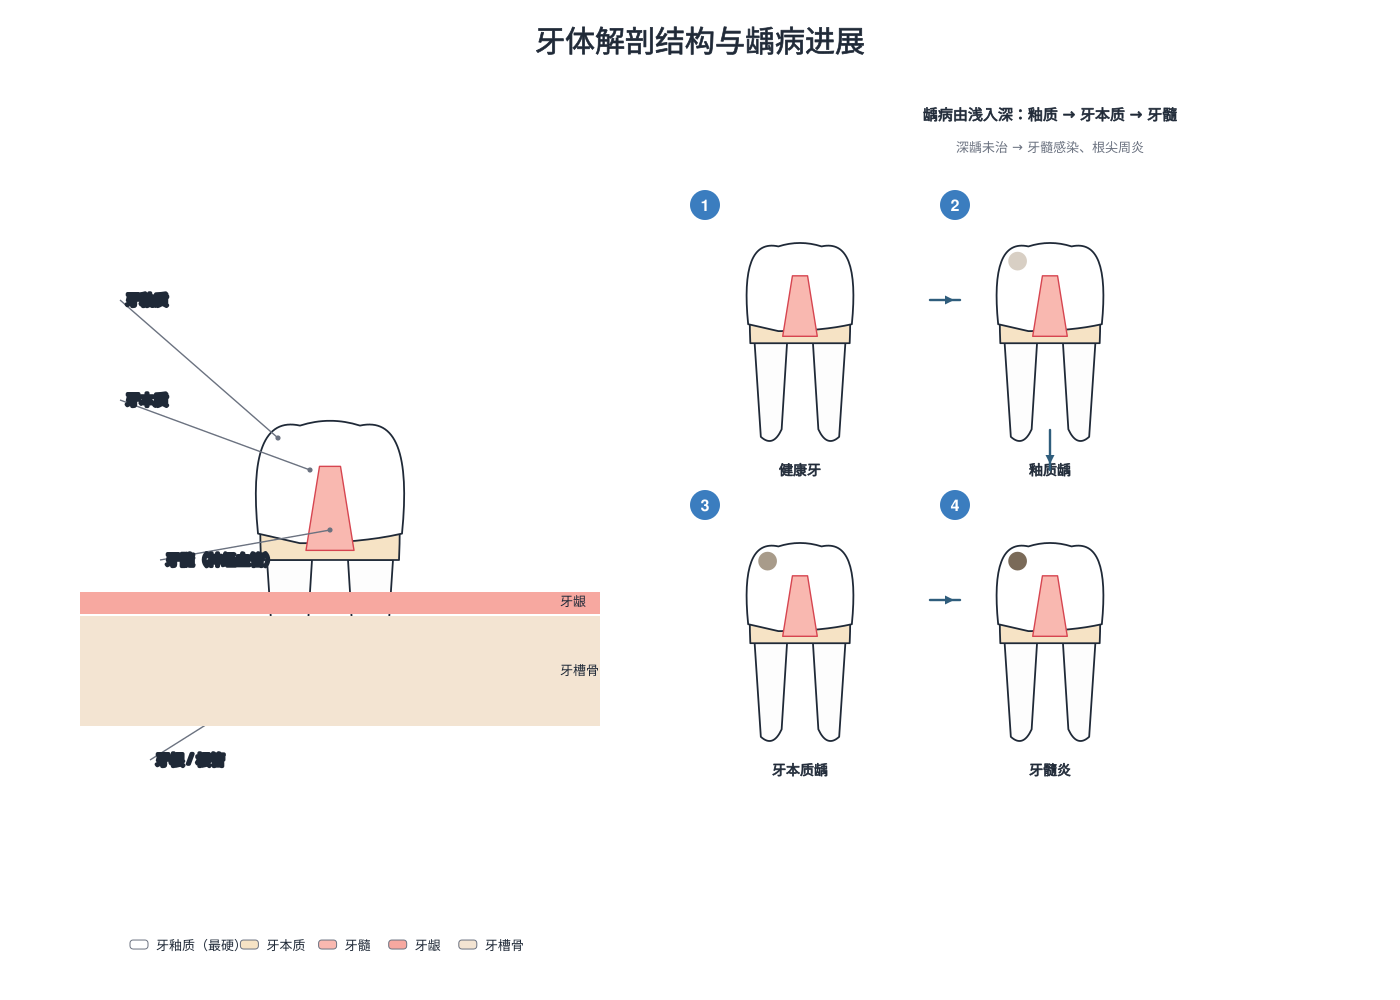

Here is the Python script that generated this plot:
# -*- coding: utf-8 -*-
"""口腔医学：牙体结构与龋病进展四阶段"""
import os, sys
sys.path.insert(0, r"C:\Users\Administrator\.workbuddy\skills\medical-illustration\scripts")
from bio_graphics import Canvas, C, leader_label

OUT = os.path.expanduser("~/.workbuddy/skills/medical-illustration/assets/examples/disciplines")
os.makedirs(OUT, exist_ok=True)

c = Canvas(1400, 1000)
c.title("牙体解剖结构与龋病进展", size=30)

# ---------- 左：牙体剖面 ----------
TX, TY = 330, 500   # 牙冠中心

def tooth(x, y, s=1.0, crown=None, dentin=None, lesion=None, root_col="#FDFDFD"):
    """简化磨牙剖面: x,y 为牙冠中心; s 缩放"""
    W, H = 150 * s, 120 * s
    RW, RH = 34 * s, 130 * s
    # 牙根（两根）
    c.path(f"M {x-W*0.42} {y+H*0.5} L {x-RW*1.6} {y+H*0.5+RH} Q {x-RW*1.1} {y+H*0.5+RH*1.12} {x-RW*0.75} {y+H*0.5+RH*0.92} L {x-W*0.12} {y+H*0.5} Z",
           fill=root_col, stroke=C["ink"], width=1.8)
    c.path(f"M {x+W*0.42} {y+H*0.5} L {x+RW*1.6} {y+H*0.5+RH} Q {x+RW*1.1} {y+H*0.5+RH*1.12} {x+RW*0.75} {y+H*0.5+RH*0.92} L {x+W*0.12} {y+H*0.5} Z",
           fill=root_col, stroke=C["ink"], width=1.8)
    # 牙本质
    c.path(f"M {x-W*0.46} {y+H*0.5} Q {x-W*0.5} {y-H*0.62} {x-W*0.22} {y-H*0.52} L {x-W*0.1} {y-H*0.1} L {x+W*0.1} {y-H*0.1} L {x+W*0.22} {y-H*0.52} Q {x+W*0.5} {y-H*0.62} {x+W*0.46} {y+H*0.5} Z",
           fill=dentin or "#F6E3C5", stroke=C["ink"], width=1.8)
    # 牙釉质（冠部外层）
    c.path(f"M {x-W*0.48} {y+H*0.28} Q {x-W*0.56} {y-H*0.72} {x-W*0.2} {y-H*0.62} Q {x} {y-H*0.7} {x+W*0.2} {y-H*0.62} Q {x+W*0.56} {y-H*0.72} {x+W*0.48} {y+H*0.28} Q {x+W*0.2} {y+H*0.36} {x-W*0.2} {y+H*0.36} Z",
           fill=crown or "#FFFFFF", stroke=C["ink"], width=1.8)
    # 牙髓腔
    c.path(f"M {x-W*0.16} {y+H*0.42} L {x-W*0.07} {y-H*0.28} L {x+W*0.07} {y-H*0.28} L {x+W*0.16} {y+H*0.42} Z",
           fill="#F9B8B0", stroke=C["red"], width=1.4)
    if lesion:
        c.circle(x - W*0.30, y - H*0.45, 13 * s, fill=lesion)

tooth(TX, TY)
c.raw(leader_label(TX - 52, TY - 62, 120, 300, "牙釉质", size=14, bold=True))
c.raw(leader_label(TX - 20, TY - 30, 120, 400, "牙本质", size=14, bold=True))
c.raw(leader_label(TX, TY + 30, 160, 560, "牙髓（神经血管）", size=14, bold=True))
c.raw(leader_label(TX - 45, TY + 175, 150, 760, "牙根 / 根管", size=14, bold=True))
# 牙龈与牙槽骨
c.rect(80, TY + 92, 520, 22, fill="#F7A8A0")
c.text(560, TY + 106, "牙龈", size=13, anchor="start")
c.rect(80, TY + 116, 520, 110, fill="#F3E4D2")
c.text(560, TY + 175, "牙槽骨", size=13, anchor="start")

# ---------- 右：龋病进展 ----------
stages = [("健康牙", None), ("釉质龋", "#D8CFC4"), ("牙本质龋", "#A89B8A"), ("牙髓炎", "#7A6A58")]
for i, (name, col) in enumerate(stages):
    x = 800 + (i % 2) * 250
    y = 300 + (i // 2) * 300
    tooth(x, y, s=0.72, lesion=col)
    c.text(x, y + 175, name, size=14, bold=True)
    c.add("step_badge", x - 95, y - 95, n=i + 1)
c.arrow(930, 300, 960, 300, kind="activation")
c.arrow(1050, 430, 1050, 470, kind="activation")
c.arrow(930, 600, 960, 600, kind="activation")
c.text(1050, 120, "龋病由浅入深：釉质 → 牙本质 → 牙髓", size=15, bold=True)
c.text(1050, 152, "深龋未治 → 牙髓感染、根尖周炎", size=13, fill=C["gray"])

c.add("legend_row", 130, 950, items=[
    ("#FFFFFF", "牙釉质（最硬）"), ("#F6E3C5", "牙本质"), ("#F9B8B0", "牙髓"),
    ("#F7A8A0", "牙龈"), ("#F3E4D2", "牙槽骨")], size=13)

c.save(os.path.join(OUT, "tooth_structure_caries.svg"))
c.export(os.path.join(OUT, "tooth_structure_caries"), formats=("png",), dpi=300)
print("tooth done")
